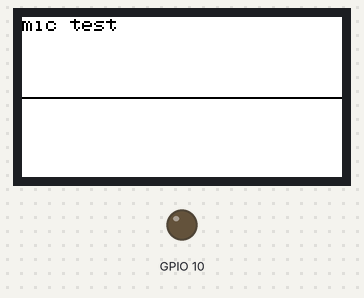
The program below on a simulated ESP32. On the bench: 160×80 colour display, output pins drawn as LEDs (lit = HIGH). Dashed ring = blinking. I2S audio is not simulated (input reads silence); what the program prints to the serial monitor is not drawn.

Above: at 0.2 s.
At 1.4 s:
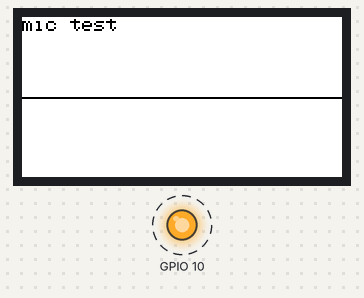
Timing chart, 0 to 130.0 s (numbered marks = the images above):
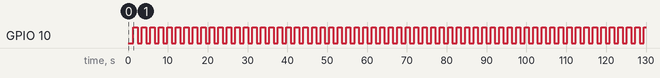

The program:

main.cpp
```cpp
#include <M5StickC.h>
#include <driver/i2s.h>

#define PIN_CLK  0
#define PIN_DATA 34
#define READ_LEN (2 * 256)
#define GAIN_FACTOR 3
uint8_t BUFFER[READ_LEN] = {0};

uint16_t oldy[160];
int16_t *adcBuffer = NULL;

void showSignal(){
  int y;
  for (int n = 0; n < 160; n++){
    y = adcBuffer[n] * GAIN_FACTOR;
    y = map(y, INT16_MIN, INT16_MAX, 10, 70);
    M5.Lcd.drawPixel(n, oldy[n],WHITE);
    M5.Lcd.drawPixel(n,y,BLACK);
    oldy[n] = y;
  }
}


void i2sInit()
{
   i2s_config_t i2s_config = {
    .mode = (i2s_mode_t)(I2S_MODE_MASTER | I2S_MODE_RX | I2S_MODE_PDM),
    .sample_rate =  44100,
    .bits_per_sample = I2S_BITS_PER_SAMPLE_16BIT, // is fixed at 12bit, stereo, MSB
    .channel_format = I2S_CHANNEL_FMT_ALL_RIGHT,
    .communication_format = I2S_COMM_FORMAT_I2S,
    .intr_alloc_flags = ESP_INTR_FLAG_LEVEL1,
    .dma_buf_count = 2,
    .dma_buf_len = 128,
   };

   i2s_pin_config_t pin_config;
   pin_config.bck_io_num   = I2S_PIN_NO_CHANGE;
   pin_config.ws_io_num    = PIN_CLK;
   pin_config.data_out_num = I2S_PIN_NO_CHANGE;
   pin_config.data_in_num  = PIN_DATA;


   i2s_driver_install(I2S_NUM_0, &i2s_config, 0, NULL);
   i2s_set_pin(I2S_NUM_0, &pin_config);
   i2s_set_clk(I2S_NUM_0, 44100, I2S_BITS_PER_SAMPLE_16BIT, I2S_CHANNEL_MONO);
}


void mic_record_task (void* arg)
{
  int cycle = 0;
  bool ledstatus = false;

  size_t bytesread;
  while(1){
    i2s_read(I2S_NUM_0,(char*) BUFFER, READ_LEN, &bytesread, (100 / portTICK_RATE_MS));
    adcBuffer = (int16_t *)BUFFER;
    showSignal();
    vTaskDelay(100 / portTICK_RATE_MS);

    if((cycle++ % 10) == 0) {
      digitalWrite(M5_LED, ledstatus);
      ledstatus = !ledstatus;
    }
  }
}

void setup() {
  M5.begin();
  M5.Lcd.setRotation(3);
  M5.Lcd.fillScreen(WHITE);
  M5.Lcd.setTextColor(BLACK, WHITE);
  M5.Lcd.println("mic test");

  pinMode(M5_LED, OUTPUT);

  i2sInit();
  xTaskCreate(mic_record_task, "mic_record_task", 2048, NULL, 1, NULL);
}

void loop() {
  printf("loop cycling\n");
  vTaskDelay(1000 / portTICK_RATE_MS); // otherwise the main task wastes half of the cpu cycles
}
```

Measured:
- by itself, GPIO 10: alternates HIGH for 1.1 s and LOW for 1.1 s
